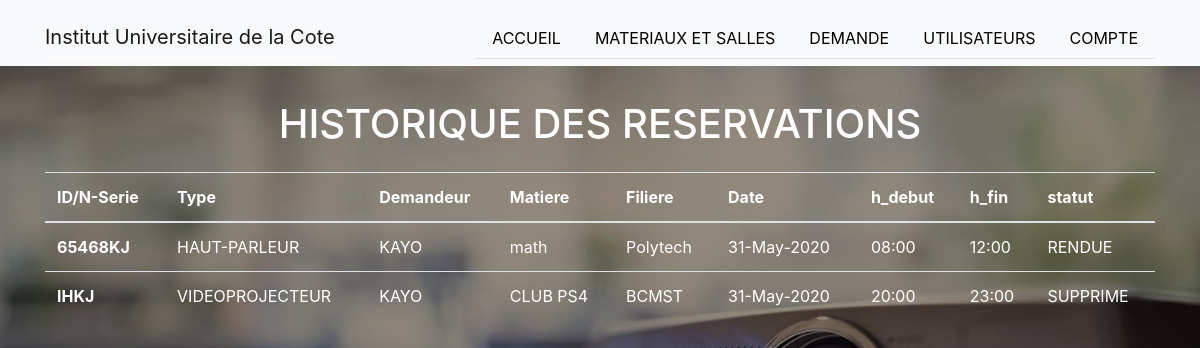
The page /administrateur/compte/historique (signed in) on the database its author committed.
### projet/BDonnees.py (models this page shows, shortened)
class Historique(db.Model):
    id = db.Column(db.Integer, primary_key=True)
    reserv_id = db.Column(db.Text)
    type = db.Column(db.Text)
    filiere = db.Column(db.Text)
    matiere = db.Column(db.Text)
    h_debut = db.Column(db.Text)
    h_fin = db.Column(db.Text)
    jour = db.Column(db.Text)
    statut = db.Column(db.Text)
    user = db.Column(db.Text)

### projet/administrateur/pages.py (the view)
@administrateur_blueprint.route('/compte/historique', methods=['GET'])
@login_required
def historique_reservation():
    hist = Historique.query.all()
    return render_template('historique_reservation.html', hist=hist)

### projet/BDonnees.py (called while the page is built)
@login_manager.user_loader
def load_user(id):
    return Admin.query.get(id)

### projet/administrateur/templates/historique_reservation.html
{% extends "base.html" %}
{% block content %}
<h1 class="mb-sm-4 text-center">HISTORIQUE DES RESERVATIONS</h1>
            <table class="table table-hover">
                <thead>
                  <tr>
                      <th scope="col">ID/N-Serie</th>
                      <th scope="col">Type</th>
                      <th scope="col">Demandeur</th>
                      <th scope="col">Matiere</th>
                      <th scope="col">Filiere</th>
                      <th scope="col">Date</th>
                      <th scope="col">h_debut</th>
                      <th scope="col">h_fin</th>
                      <th scope="col">statut</th>
                  </tr>
                </thead>
                <tbody>
                {% for h in hist %}
                  <tr>
                      <th scope="row">{{h.reserv_id}}</th>
                      <td>{{h.type}}</td>
                      <td>{{h.user}}</td>
                      <td>{{h.matiere}}</td>
                      <td>{{h.filiere}}</td>
                      <td>{{h.jour}}</td>
                      <td>{{h.h_debut}}</td>
                      <td>{{h.h_fin}}</td>
                      <td>{{h.statut}}</td>
                  </tr>
                {% endfor %}
                </tbody>
              </table>
{% endblock %}

### projet/static/css/style_gestion.css (style rules this page uses)
html, body { margin: 0; padding: 0; width: 100%; }
body { width: 100%; height: 100vh; background: url(c.jpg); background-position: center; background-repeat: no-repeat; background-attachment: fixed; background-size: cover; display: table; font-family: -apple-system,BlinkMacSystemFont,"Segoe UI",Roboto,"Helvetica Neue",Arial,"Noto Sans",sans-serif,"Apple Color Emoji","Segoe UI Emoji","Segoe UI Symbol","Noto Color Emoji"; font-size: 1rem; font-weight: 400; line-height: 1.5; color: white; }
main h1 { padding-top: 100px; }
td { color: white; }
th { color: white; }

### rows shown on the page
Historique: reserv_id "65468KJ", type "HAUT-PARLEUR", user "KAYO", matiere "math", filiere "Polytech", jour "31-May-2020", h_debut "08:00", h_fin "12:00", statut "RENDUE"
Historique: reserv_id "IHKJ", type "VIDEOPROJECTEUR", user "KAYO", matiere "CLUB PS4", filiere "BCMST", jour "31-May-2020", h_debut "20:00", h_fin "23:00", statut "SUPPRIME"
